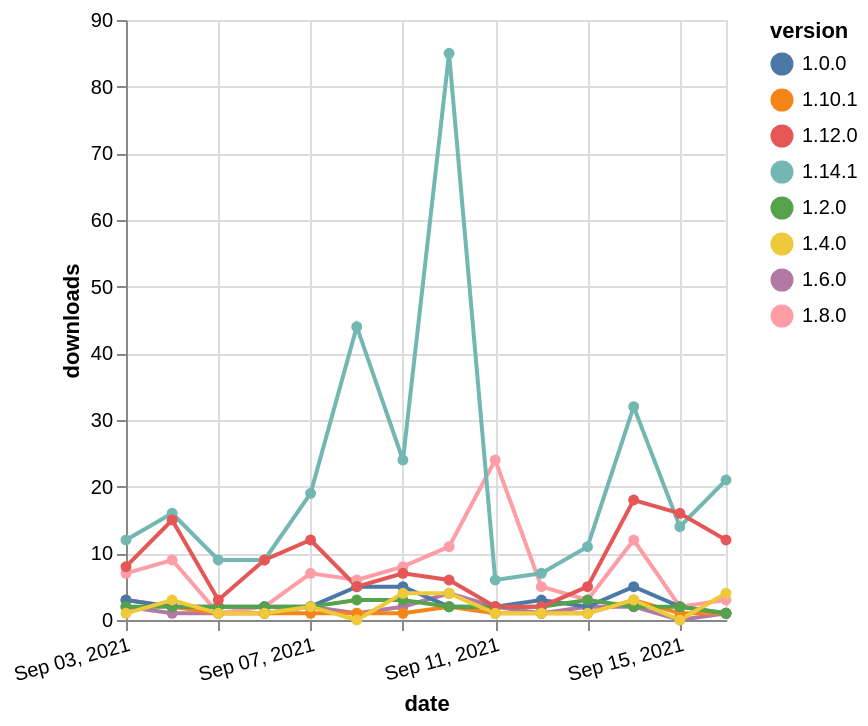

Write the Vega-Lite specification saved for this chart.
### Vega-Lite specification from a JSON file in a GitHub repository (floating-point values rounded to 4 significant figures)
{"$schema": "https://vega.github.io/schema/vega-lite/v5.json", "description": "A simple bar chart with embedded data.", "data": {"values": [{"date": "2021-09-03", "total": 1747, "delta": 2, "version": "1.6.0"}, {"date": "2021-09-04", "total": 1748, "delta": 1, "version": "1.6.0"}, {"date": "2021-09-05", "total": 1749, "delta": 1, "version": "1.6.0"}, {"date": "2021-09-06", "total": 1750, "delta": 1, "version": "1.6.0"}, {"date": "2021-09-07", "total": 1752, "delta": 2, "version": "1.6.0"}, {"date": "2021-09-08", "total": 1753, "delta": 1, "version": "1.6.0"}, {"date": "2021-09-09", "total": 1755, "delta": 2, "version": "1.6.0"}, {"date": "2021-09-10", "total": 1759, "delta": 4, "version": "1.6.0"}, {"date": "2021-09-11", "total": 1761, "delta": 2, "version": "1.6.0"}, {"date": "2021-09-12", "total": 1762, "delta": 1, "version": "1.6.0"}, {"date": "2021-09-13", "total": 1764, "delta": 2, "version": "1.6.0"}, {"date": "2021-09-14", "total": 1766, "delta": 2, "version": "1.6.0"}, {"date": "2021-09-15", "total": 1766, "delta": 0, "version": "1.6.0"}, {"date": "2021-09-16", "total": 1767, "delta": 1, "version": "1.6.0"}, {"date": "2021-09-03", "total": 1435, "delta": 3, "version": "1.10.1"}, {"date": "2021-09-04", "total": 1437, "delta": 2, "version": "1.10.1"}, {"date": "2021-09-05", "total": 1438, "delta": 1, "version": "1.10.1"}, {"date": "2021-09-06", "total": 1439, "delta": 1, "version": "1.10.1"}, {"date": "2021-09-07", "total": 1440, "delta": 1, "version": "1.10.1"}, {"date": "2021-09-08", "total": 1441, "delta": 1, "version": "1.10.1"}, {"date": "2021-09-09", "total": 1442, "delta": 1, "version": "1.10.1"}, {"date": "2021-09-10", "total": 1444, "delta": 2, "version": "1.10.1"}, {"date": "2021-09-11", "total": 1445, "delta": 1, "version": "1.10.1"}, {"date": "2021-09-12", "total": 1446, "delta": 1, "version": "1.10.1"}, {"date": "2021-09-13", "total": 1447, "delta": 1, "version": "1.10.1"}, {"date": "2021-09-14", "total": 1450, "delta": 3, "version": "1.10.1"}, {"date": "2021-09-15", "total": 1451, "delta": 1, "version": "1.10.1"}, {"date": "2021-09-16", "total": 1452, "delta": 1, "version": "1.10.1"}, {"date": "2021-09-03", "total": 5599, "delta": 7, "version": "1.8.0"}, {"date": "2021-09-04", "total": 5608, "delta": 9, "version": "1.8.0"}, {"date": "2021-09-05", "total": 5609, "delta": 1, "version": "1.8.0"}, {"date": "2021-09-06", "total": 5611, "delta": 2, "version": "1.8.0"}, {"date": "2021-09-07", "total": 5618, "delta": 7, "version": "1.8.0"}, {"date": "2021-09-08", "total": 5624, "delta": 6, "version": "1.8.0"}, {"date": "2021-09-09", "total": 5632, "delta": 8, "version": "1.8.0"}, {"date": "2021-09-10", "total": 5643, "delta": 11, "version": "1.8.0"}, {"date": "2021-09-11", "total": 5667, "delta": 24, "version": "1.8.0"}, {"date": "2021-09-12", "total": 5672, "delta": 5, "version": "1.8.0"}, {"date": "2021-09-13", "total": 5675, "delta": 3, "version": "1.8.0"}, {"date": "2021-09-14", "total": 5687, "delta": 12, "version": "1.8.0"}, {"date": "2021-09-15", "total": 5689, "delta": 2, "version": "1.8.0"}, {"date": "2021-09-16", "total": 5692, "delta": 3, "version": "1.8.0"}, {"date": "2021-09-03", "total": 4112, "delta": 3, "version": "1.0.0"}, {"date": "2021-09-04", "total": 4114, "delta": 2, "version": "1.0.0"}, {"date": "2021-09-05", "total": 4116, "delta": 2, "version": "1.0.0"}, {"date": "2021-09-06", "total": 4118, "delta": 2, "version": "1.0.0"}, {"date": "2021-09-07", "total": 4120, "delta": 2, "version": "1.0.0"}, {"date": "2021-09-08", "total": 4125, "delta": 5, "version": "1.0.0"}, {"date": "2021-09-09", "total": 4130, "delta": 5, "version": "1.0.0"}, {"date": "2021-09-10", "total": 4132, "delta": 2, "version": "1.0.0"}, {"date": "2021-09-11", "total": 4134, "delta": 2, "version": "1.0.0"}, {"date": "2021-09-12", "total": 4137, "delta": 3, "version": "1.0.0"}, {"date": "2021-09-13", "total": 4139, "delta": 2, "version": "1.0.0"}, {"date": "2021-09-14", "total": 4144, "delta": 5, "version": "1.0.0"}, {"date": "2021-09-15", "total": 4146, "delta": 2, "version": "1.0.0"}, {"date": "2021-09-16", "total": 4147, "delta": 1, "version": "1.0.0"}, {"date": "2021-09-03", "total": 2810, "delta": 2, "version": "1.2.0"}, {"date": "2021-09-04", "total": 2812, "delta": 2, "version": "1.2.0"}, {"date": "2021-09-05", "total": 2814, "delta": 2, "version": "1.2.0"}, {"date": "2021-09-06", "total": 2816, "delta": 2, "version": "1.2.0"}, {"date": "2021-09-07", "total": 2818, "delta": 2, "version": "1.2.0"}, {"date": "2021-09-08", "total": 2821, "delta": 3, "version": "1.2.0"}, {"date": "2021-09-09", "total": 2824, "delta": 3, "version": "1.2.0"}, {"date": "2021-09-10", "total": 2826, "delta": 2, "version": "1.2.0"}, {"date": "2021-09-11", "total": 2828, "delta": 2, "version": "1.2.0"}, {"date": "2021-09-12", "total": 2830, "delta": 2, "version": "1.2.0"}, {"date": "2021-09-13", "total": 2833, "delta": 3, "version": "1.2.0"}, {"date": "2021-09-14", "total": 2835, "delta": 2, "version": "1.2.0"}, {"date": "2021-09-15", "total": 2837, "delta": 2, "version": "1.2.0"}, {"date": "2021-09-16", "total": 2838, "delta": 1, "version": "1.2.0"}, {"date": "2021-09-03", "total": 1092, "delta": 12, "version": "1.14.1"}, {"date": "2021-09-04", "total": 1108, "delta": 16, "version": "1.14.1"}, {"date": "2021-09-05", "total": 1117, "delta": 9, "version": "1.14.1"}, {"date": "2021-09-06", "total": 1126, "delta": 9, "version": "1.14.1"}, {"date": "2021-09-07", "total": 1145, "delta": 19, "version": "1.14.1"}, {"date": "2021-09-08", "total": 1189, "delta": 44, "version": "1.14.1"}, {"date": "2021-09-09", "total": 1213, "delta": 24, "version": "1.14.1"}, {"date": "2021-09-10", "total": 1298, "delta": 85, "version": "1.14.1"}, {"date": "2021-09-11", "total": 1304, "delta": 6, "version": "1.14.1"}, {"date": "2021-09-12", "total": 1311, "delta": 7, "version": "1.14.1"}, {"date": "2021-09-13", "total": 1322, "delta": 11, "version": "1.14.1"}, {"date": "2021-09-14", "total": 1354, "delta": 32, "version": "1.14.1"}, {"date": "2021-09-15", "total": 1368, "delta": 14, "version": "1.14.1"}, {"date": "2021-09-16", "total": 1389, "delta": 21, "version": "1.14.1"}, {"date": "2021-09-03", "total": 3275, "delta": 8, "version": "1.12.0"}, {"date": "2021-09-04", "total": 3290, "delta": 15, "version": "1.12.0"}, {"date": "2021-09-05", "total": 3293, "delta": 3, "version": "1.12.0"}, {"date": "2021-09-06", "total": 3302, "delta": 9, "version": "1.12.0"}, {"date": "2021-09-07", "total": 3314, "delta": 12, "version": "1.12.0"}, {"date": "2021-09-08", "total": 3319, "delta": 5, "version": "1.12.0"}, {"date": "2021-09-09", "total": 3326, "delta": 7, "version": "1.12.0"}, {"date": "2021-09-10", "total": 3332, "delta": 6, "version": "1.12.0"}, {"date": "2021-09-11", "total": 3334, "delta": 2, "version": "1.12.0"}, {"date": "2021-09-12", "total": 3336, "delta": 2, "version": "1.12.0"}, {"date": "2021-09-13", "total": 3341, "delta": 5, "version": "1.12.0"}, {"date": "2021-09-14", "total": 3359, "delta": 18, "version": "1.12.0"}, {"date": "2021-09-15", "total": 3375, "delta": 16, "version": "1.12.0"}, {"date": "2021-09-16", "total": 3387, "delta": 12, "version": "1.12.0"}, {"date": "2021-09-03", "total": 2620, "delta": 1, "version": "1.4.0"}, {"date": "2021-09-04", "total": 2623, "delta": 3, "version": "1.4.0"}, {"date": "2021-09-05", "total": 2624, "delta": 1, "version": "1.4.0"}, {"date": "2021-09-06", "total": 2625, "delta": 1, "version": "1.4.0"}, {"date": "2021-09-07", "total": 2627, "delta": 2, "version": "1.4.0"}, {"date": "2021-09-08", "total": 2627, "delta": 0, "version": "1.4.0"}, {"date": "2021-09-09", "total": 2631, "delta": 4, "version": "1.4.0"}, {"date": "2021-09-10", "total": 2635, "delta": 4, "version": "1.4.0"}, {"date": "2021-09-11", "total": 2636, "delta": 1, "version": "1.4.0"}, {"date": "2021-09-12", "total": 2637, "delta": 1, "version": "1.4.0"}, {"date": "2021-09-13", "total": 2638, "delta": 1, "version": "1.4.0"}, {"date": "2021-09-14", "total": 2641, "delta": 3, "version": "1.4.0"}, {"date": "2021-09-15", "total": 2641, "delta": 0, "version": "1.4.0"}, {"date": "2021-09-16", "total": 2645, "delta": 4, "version": "1.4.0"}]}, "width": "container", "mark": {"type": "line", "point": {"filled": true}}, "encoding": {"x": {"field": "date", "type": "temporal", "timeUnit": "yearmonthdate", "title": "date", "axis": {"labelAngle": -15}}, "y": {"field": "delta", "type": "quantitative", "title": "downloads"}, "color": {"field": "version", "type": "nominal"}, "tooltip": {"field": "delta"}}}
